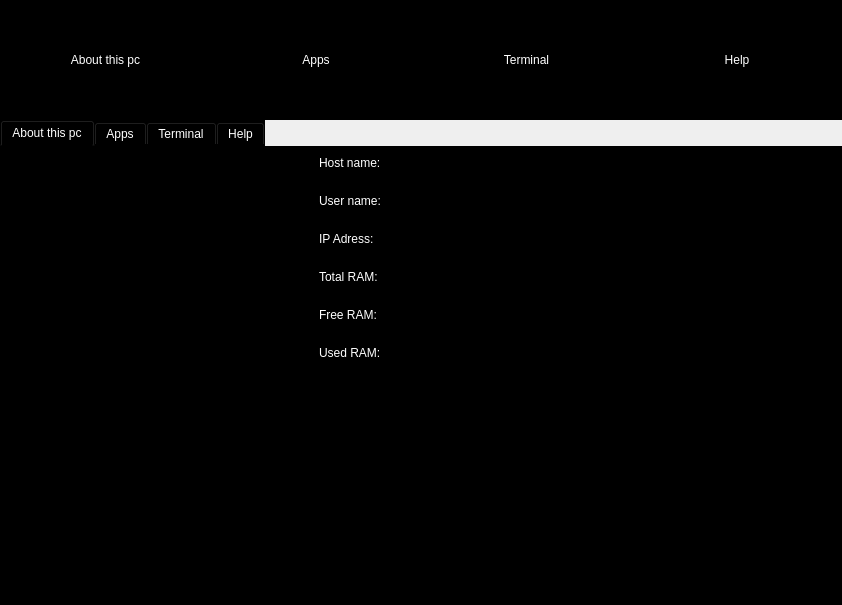
<?xml version="1.0" encoding="UTF-8"?>
<ui version="4.0">
 <class>MainWindow</class>
 <widget class="QMainWindow" name="MainWindow">
  <property name="geometry">
   <rect>
    <x>0</x>
    <y>0</y>
    <width>842</width>
    <height>605</height>
   </rect>
  </property>
  <property name="windowTitle">
   <string>nasOS-gui</string>
  </property>
  <property name="windowIcon">
   <iconset>
    <normaloff>assets/iot.png</normaloff>assets/iot.png</iconset>
  </property>
  <property name="windowOpacity">
   <double>1.000000000000000</double>
  </property>
  <property name="styleSheet">
   <string notr="true">QLabel{
color: rgb(255, 255, 255);
}
QToolButton{
border: none;
background-color: black;
color: white;

}
QTabWidget{
	border: none;
	background-color: rgb(0, 0, 0);
}
QListWidget{
border: none;
	background-color: rgb(0, 0, 0);
}</string>
  </property>
  <widget class="QWidget" name="centralwidget">
   <layout class="QVBoxLayout" name="verticalLayout" stretch="0,0">
    <property name="spacing">
     <number>0</number>
    </property>
    <property name="leftMargin">
     <number>0</number>
    </property>
    <property name="topMargin">
     <number>0</number>
    </property>
    <property name="rightMargin">
     <number>0</number>
    </property>
    <property name="bottomMargin">
     <number>0</number>
    </property>
    <item>
     <layout class="QHBoxLayout" name="horizontalLayout" stretch="0,0,0,0">
      <property name="spacing">
       <number>0</number>
      </property>
      <property name="sizeConstraint">
       <enum>QLayout::SetDefaultConstraint</enum>
      </property>
      <item>
       <widget class="QToolButton" name="toolButton_about">
        <property name="sizePolicy">
         <sizepolicy hsizetype="Expanding" vsizetype="Fixed">
          <horstretch>0</horstretch>
          <verstretch>0</verstretch>
         </sizepolicy>
        </property>
        <property name="minimumSize">
         <size>
          <width>0</width>
          <height>120</height>
         </size>
        </property>
        <property name="text">
         <string>About this pc</string>
        </property>
        <property name="icon">
         <iconset>
          <normaloff>assets/infopc.svg</normaloff>assets/infopc.svg</iconset>
        </property>
        <property name="iconSize">
         <size>
          <width>64</width>
          <height>64</height>
         </size>
        </property>
        <property name="checkable">
         <bool>false</bool>
        </property>
        <property name="checked">
         <bool>false</bool>
        </property>
        <property name="toolButtonStyle">
         <enum>Qt::ToolButtonTextUnderIcon</enum>
        </property>
       </widget>
      </item>
      <item>
       <widget class="QToolButton" name="toolButton_apps">
        <property name="sizePolicy">
         <sizepolicy hsizetype="Expanding" vsizetype="Fixed">
          <horstretch>0</horstretch>
          <verstretch>0</verstretch>
         </sizepolicy>
        </property>
        <property name="minimumSize">
         <size>
          <width>0</width>
          <height>120</height>
         </size>
        </property>
        <property name="text">
         <string>Apps</string>
        </property>
        <property name="icon">
         <iconset>
          <normaloff>assets/apps.svg</normaloff>assets/apps.svg</iconset>
        </property>
        <property name="iconSize">
         <size>
          <width>64</width>
          <height>64</height>
         </size>
        </property>
        <property name="checkable">
         <bool>false</bool>
        </property>
        <property name="toolButtonStyle">
         <enum>Qt::ToolButtonTextUnderIcon</enum>
        </property>
       </widget>
      </item>
      <item>
       <widget class="QToolButton" name="toolButton_terminal">
        <property name="sizePolicy">
         <sizepolicy hsizetype="Expanding" vsizetype="Fixed">
          <horstretch>0</horstretch>
          <verstretch>0</verstretch>
         </sizepolicy>
        </property>
        <property name="minimumSize">
         <size>
          <width>0</width>
          <height>120</height>
         </size>
        </property>
        <property name="text">
         <string>Terminal</string>
        </property>
        <property name="icon">
         <iconset>
          <normaloff>assets/terminal.svg</normaloff>assets/terminal.svg</iconset>
        </property>
        <property name="iconSize">
         <size>
          <width>64</width>
          <height>64</height>
         </size>
        </property>
        <property name="checkable">
         <bool>false</bool>
        </property>
        <property name="toolButtonStyle">
         <enum>Qt::ToolButtonTextUnderIcon</enum>
        </property>
       </widget>
      </item>
      <item>
       <widget class="QToolButton" name="toolButton_help">
        <property name="sizePolicy">
         <sizepolicy hsizetype="Expanding" vsizetype="Fixed">
          <horstretch>0</horstretch>
          <verstretch>0</verstretch>
         </sizepolicy>
        </property>
        <property name="minimumSize">
         <size>
          <width>0</width>
          <height>120</height>
         </size>
        </property>
        <property name="text">
         <string>Help</string>
        </property>
        <property name="icon">
         <iconset>
          <normaloff>assets/help.svg</normaloff>assets/help.svg</iconset>
        </property>
        <property name="iconSize">
         <size>
          <width>64</width>
          <height>64</height>
         </size>
        </property>
        <property name="checkable">
         <bool>false</bool>
        </property>
        <property name="toolButtonStyle">
         <enum>Qt::ToolButtonTextUnderIcon</enum>
        </property>
       </widget>
      </item>
     </layout>
    </item>
    <item>
     <widget class="QTabWidget" name="tabWidget">
      <property name="styleSheet">
       <string notr="true">background-color: rgb(0, 0, 0);
color: rgb(255, 255, 255);</string>
      </property>
      <property name="tabPosition">
       <enum>QTabWidget::North</enum>
      </property>
      <property name="tabShape">
       <enum>QTabWidget::Rounded</enum>
      </property>
      <property name="currentIndex">
       <number>0</number>
      </property>
      <property name="elideMode">
       <enum>Qt::ElideNone</enum>
      </property>
      <property name="usesScrollButtons">
       <bool>true</bool>
      </property>
      <property name="tabsClosable">
       <bool>false</bool>
      </property>
      <property name="tabBarAutoHide">
       <bool>false</bool>
      </property>
      <widget class="QWidget" name="tab">
       <attribute name="title">
        <string>About this pc</string>
       </attribute>
       <widget class="QLabel" name="label_3">
        <property name="geometry">
         <rect>
          <x>300</x>
          <y>50</y>
          <width>66</width>
          <height>19</height>
         </rect>
        </property>
        <property name="text">
         <string/>
        </property>
       </widget>
       <widget class="QWidget" name="horizontalLayoutWidget_2">
        <property name="geometry">
         <rect>
          <x>0</x>
          <y>10</y>
          <width>631</width>
          <height>261</height>
         </rect>
        </property>
        <layout class="QHBoxLayout" name="horizontalLayout_2">
         <item>
          <widget class="QLabel" name="label_2">
           <property name="text">
            <string/>
           </property>
           <property name="pixmap">
            <pixmap>assets/iot.png</pixmap>
           </property>
           <property name="alignment">
            <set>Qt::AlignLeading|Qt::AlignLeft|Qt::AlignTop</set>
           </property>
           <property name="openExternalLinks">
            <bool>true</bool>
           </property>
          </widget>
         </item>
         <item>
          <layout class="QFormLayout" name="formLayout">
           <property name="fieldGrowthPolicy">
            <enum>QFormLayout::AllNonFixedFieldsGrow</enum>
           </property>
           <property name="horizontalSpacing">
            <number>0</number>
           </property>
           <property name="verticalSpacing">
            <number>24</number>
           </property>
           <item row="0" column="0">
            <widget class="QLabel" name="label">
             <property name="text">
              <string>Host name:</string>
             </property>
            </widget>
           </item>
           <item row="3" column="0">
            <widget class="QLabel" name="label_6">
             <property name="text">
              <string>Total RAM:</string>
             </property>
            </widget>
           </item>
           <item row="4" column="0">
            <widget class="QLabel" name="label_7">
             <property name="text">
              <string>Free RAM:</string>
             </property>
            </widget>
           </item>
           <item row="5" column="0">
            <widget class="QLabel" name="label_8">
             <property name="text">
              <string>Used RAM:</string>
             </property>
            </widget>
           </item>
           <item row="1" column="0">
            <widget class="QLabel" name="label_4">
             <property name="text">
              <string>User name:</string>
             </property>
            </widget>
           </item>
           <item row="2" column="0">
            <widget class="QLabel" name="label_5">
             <property name="text">
              <string>IP Adress:</string>
             </property>
            </widget>
           </item>
           <item row="0" column="1">
            <widget class="QLabel" name="hostname">
             <property name="text">
              <string/>
             </property>
            </widget>
           </item>
           <item row="1" column="1">
            <widget class="QLabel" name="username">
             <property name="text">
              <string/>
             </property>
            </widget>
           </item>
           <item row="5" column="1">
            <widget class="QLabel" name="usedram">
             <property name="text">
              <string/>
             </property>
            </widget>
           </item>
           <item row="4" column="1">
            <widget class="QLabel" name="freeram">
             <property name="text">
              <string/>
             </property>
            </widget>
           </item>
           <item row="3" column="1">
            <widget class="QLabel" name="totalram">
             <property name="text">
              <string/>
             </property>
            </widget>
           </item>
           <item row="2" column="1">
            <widget class="QLabel" name="ipaddr">
             <property name="text">
              <string/>
             </property>
            </widget>
           </item>
          </layout>
         </item>
        </layout>
       </widget>
      </widget>
      <widget class="QWidget" name="tab_2">
       <attribute name="title">
        <string>Apps</string>
       </attribute>
       <layout class="QGridLayout" name="gridLayout_2">
        <property name="leftMargin">
         <number>0</number>
        </property>
        <property name="topMargin">
         <number>0</number>
        </property>
        <property name="rightMargin">
         <number>0</number>
        </property>
        <property name="bottomMargin">
         <number>0</number>
        </property>
        <property name="spacing">
         <number>0</number>
        </property>
        <item row="0" column="0">
         <widget class="QListWidget" name="listWidget">
          <property name="frameShape">
           <enum>QFrame::NoFrame</enum>
          </property>
          <property name="verticalScrollBarPolicy">
           <enum>Qt::ScrollBarAsNeeded</enum>
          </property>
          <property name="horizontalScrollBarPolicy">
           <enum>Qt::ScrollBarAsNeeded</enum>
          </property>
          <property name="dragDropMode">
           <enum>QAbstractItemView::DragDrop</enum>
          </property>
          <property name="defaultDropAction">
           <enum>Qt::CopyAction</enum>
          </property>
          <property name="selectionMode">
           <enum>QAbstractItemView::SingleSelection</enum>
          </property>
          <property name="iconSize">
           <size>
            <width>64</width>
            <height>64</height>
           </size>
          </property>
          <property name="textElideMode">
           <enum>Qt::ElideLeft</enum>
          </property>
          <property name="horizontalScrollMode">
           <enum>QAbstractItemView::ScrollPerPixel</enum>
          </property>
          <property name="movement">
           <enum>QListView::Free</enum>
          </property>
          <property name="flow">
           <enum>QListView::TopToBottom</enum>
          </property>
          <property name="isWrapping" stdset="0">
           <bool>true</bool>
          </property>
          <property name="resizeMode">
           <enum>QListView::Adjust</enum>
          </property>
          <property name="gridSize">
           <size>
            <width>150</width>
            <height>100</height>
           </size>
          </property>
          <property name="viewMode">
           <enum>QListView::IconMode</enum>
          </property>
          <property name="sortingEnabled">
           <bool>false</bool>
          </property>
         </widget>
        </item>
       </layout>
      </widget>
      <widget class="QWidget" name="tab_3">
       <attribute name="title">
        <string>Terminal</string>
       </attribute>
      </widget>
      <widget class="QWidget" name="tab_4">
       <attribute name="title">
        <string>Help</string>
       </attribute>
      </widget>
     </widget>
    </item>
   </layout>
  </widget>
 </widget>
 <resources/>
 <connections>
  <connection>
   <sender>toolButton_about</sender>
   <signal>clicked()</signal>
   <receiver>MainWindow</receiver>
   <slot>tabchange()</slot>
   <hints>
    <hint type="sourcelabel">
     <x>100</x>
     <y>60</y>
    </hint>
    <hint type="destinationlabel">
     <x>399</x>
     <y>299</y>
    </hint>
   </hints>
  </connection>
  <connection>
   <sender>toolButton_terminal</sender>
   <signal>clicked()</signal>
   <receiver>MainWindow</receiver>
   <slot>tabchange()</slot>
   <hints>
    <hint type="sourcelabel">
     <x>499</x>
     <y>60</y>
    </hint>
    <hint type="destinationlabel">
     <x>399</x>
     <y>299</y>
    </hint>
   </hints>
  </connection>
  <connection>
   <sender>toolButton_apps</sender>
   <signal>clicked()</signal>
   <receiver>MainWindow</receiver>
   <slot>tabchange()</slot>
   <hints>
    <hint type="sourcelabel">
     <x>300</x>
     <y>60</y>
    </hint>
    <hint type="destinationlabel">
     <x>399</x>
     <y>299</y>
    </hint>
   </hints>
  </connection>
  <connection>
   <sender>toolButton_help</sender>
   <signal>clicked()</signal>
   <receiver>MainWindow</receiver>
   <slot>tabchange()</slot>
   <hints>
    <hint type="sourcelabel">
     <x>699</x>
     <y>60</y>
    </hint>
    <hint type="destinationlabel">
     <x>399</x>
     <y>299</y>
    </hint>
   </hints>
  </connection>
 </connections>
</ui>
